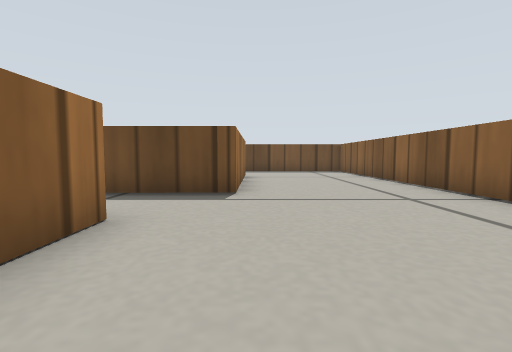
View 1 (above)

22 first-person views from a walk through a Gazebo world. The camera is 0.14 m above the floor, tilts 4° down and sees 85° across. The floor is counted in squares, 0.2 m on a side. Each view is taken from the middle of a square. On the plan, view 1 faces up. The plan holds only what a view shows up to about 9 squares ahead; the rest is blank. Robots are left out. Simple patterns stand in for the simulator's built-in surfaces.

View 2
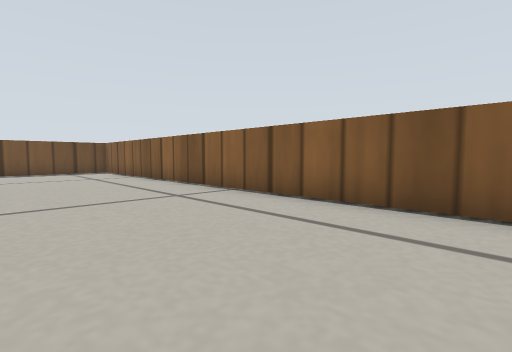

View 3
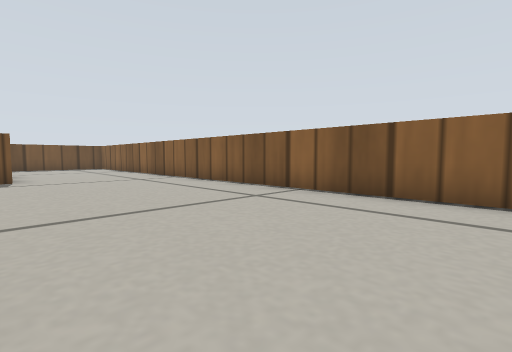

View 4
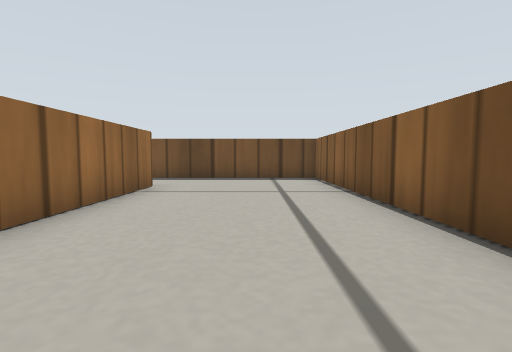

View 5
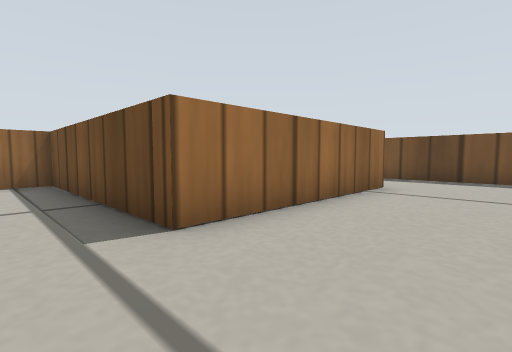

View 6
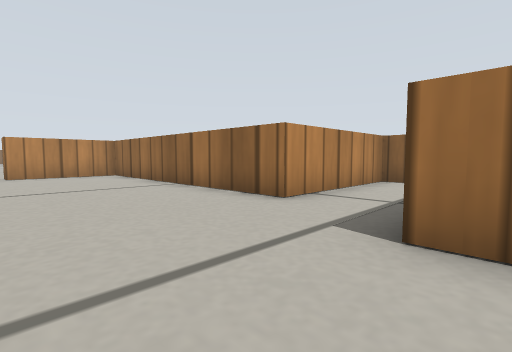

View 7
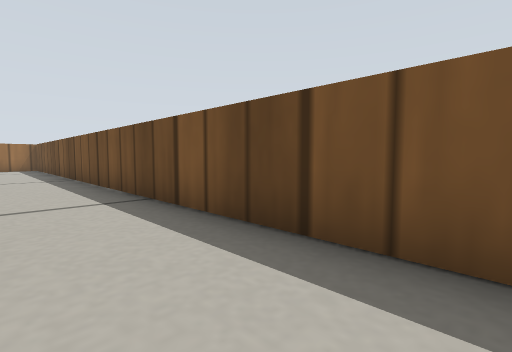

View 8
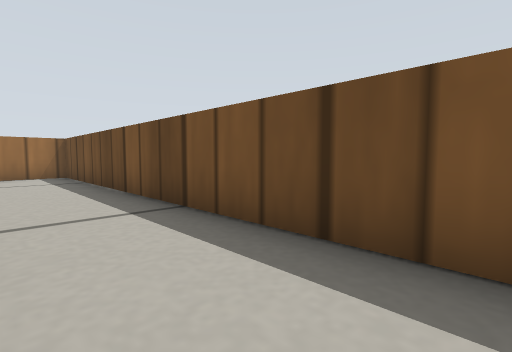

View 9
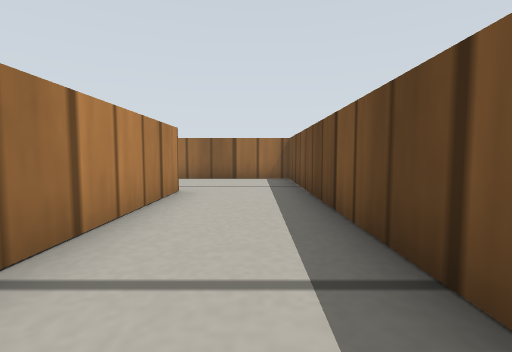

View 10
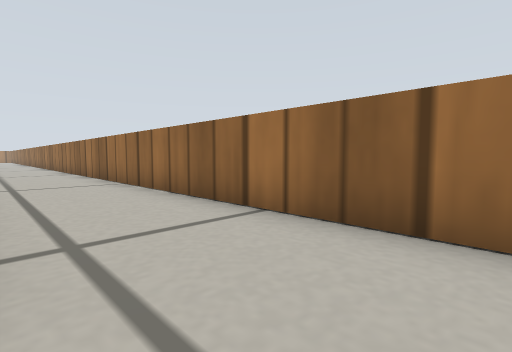

View 11
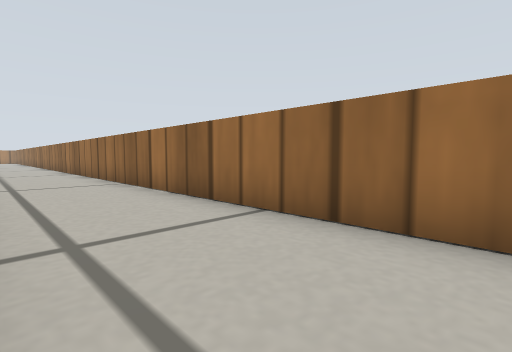

View 12
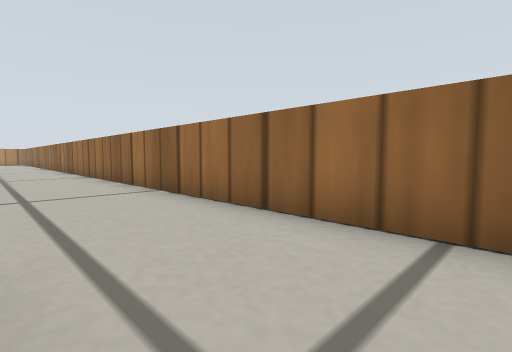

View 13
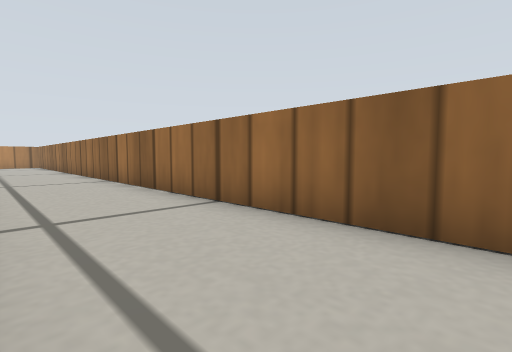

View 14
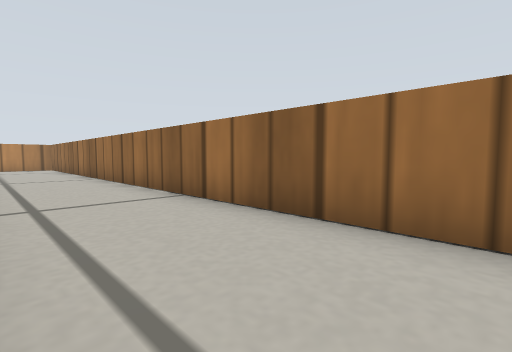

View 15
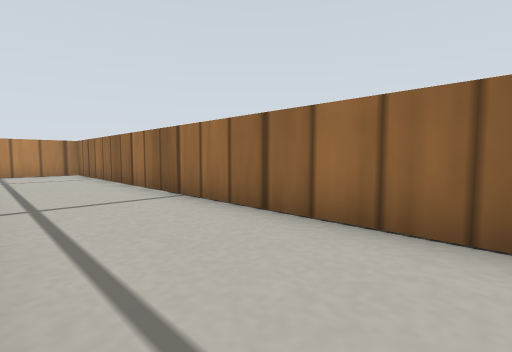

View 16
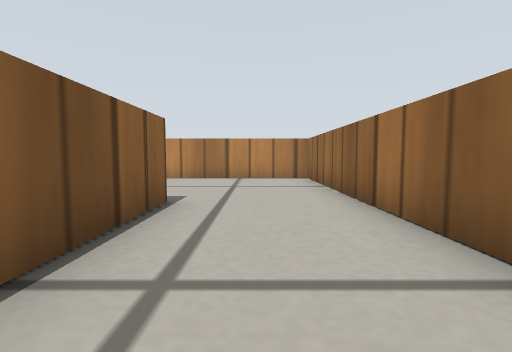

View 17
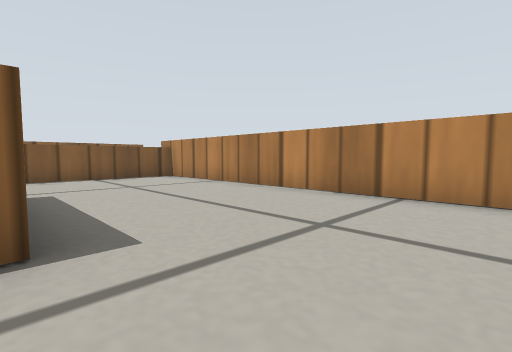

View 18
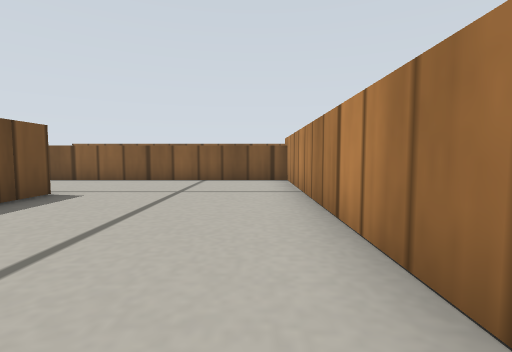

View 19
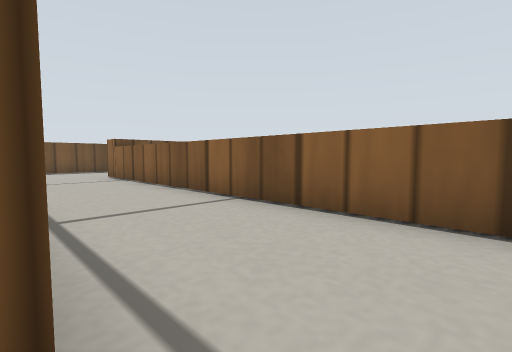

View 20
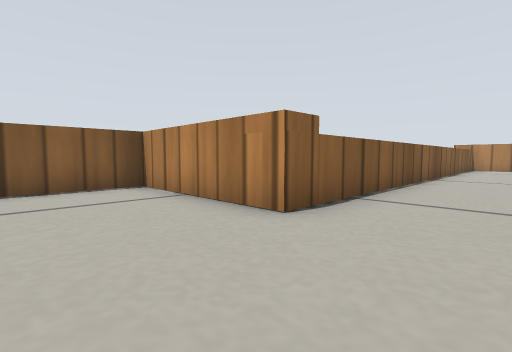

View 21
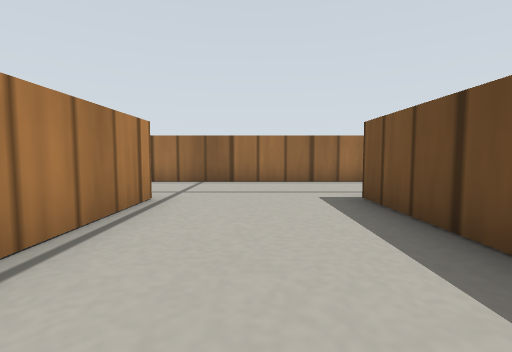

View 22
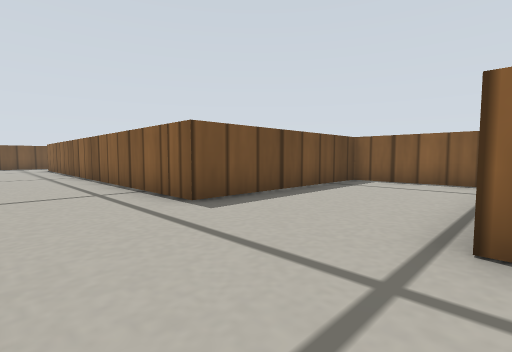

### Floor plan
Points are (right, up) in squares from view 1. A wall is a line through its corners. A room is listed if a view was taken in it or the views show most of it. See-through windows are left out.
Room 1 (views 1, 2, 3, 4, 5, 6, 7)
walls: (3.9, -3.9) (3.9, 13) (0.4, 13); (-0.4, 10.5) (-0.4, 5.3) (-5.8, 5.2) (-5.9, 3) (-1.6, 3) (-1.6, -3.3); (0, -4.9) (1.4, -4.9)
ways out: opening at (-0.5, 11.5) to room 2
Room 2 (views 8, 9, 10, 11, 12, 13, 14, 15, 16, 17, 18, 19, 20, 21, 22)
walls: (-11.6, -5.7) (-8.7, -5.7); (-6.1, -5.1) (-6.1, -2.2) (-11.6, -2.2) (-11.5, 4.5); (-11.6, -23.3) (-11.6, -20.4); (-7.9, -23.2) (-9, -23.2); (-11.6, 10.5) (-7.6, 10.5); (0.4, 13) (-14.6, 13) (-14.6, -27.9) (-4.8, -27.9) (-4.8, -13.7) (-0.6, -13.7) (-0.6, -11.2)
ways out: opening at (-0.5, 11.5) to room 1

Where each view was taken, in squares from view 1:
view 1: 0 up, 0 right, facing up
view 2: 0 up, 0 right, facing up-right
view 3: 4 down, 1 left, facing up-right
view 4: 4 up, 2 right, facing up
view 5: 4 up, 2 right, facing up-left
view 6: 6 up, 2 right, facing down-left
view 7: 11 up, 2 right, facing up-left
view 8: 11 up, 4 left, facing up-left
view 9: 12 up, 6 left, facing left
view 10: 12 up, 12 left, facing down-left
view 11: 7 up, 12 left, facing down-left
view 12: 0 up, 12 left, facing down-left
view 13: 7 down, 12 left, facing down-left
view 14: 11 down, 12 left, facing down-left
view 15: 16 down, 12 left, facing down-left
view 16: 19 down, 13 left, facing down
view 17: 23 down, 14 left, facing down-right
view 18: 27 down, 13 left, facing right
view 19: 24 down, 8 left, facing up-right
view 20: 11 down, 7 left, facing down-right
view 21: 4 down, 7 left, facing left
view 22: 6 down, 14 left, facing up-right
